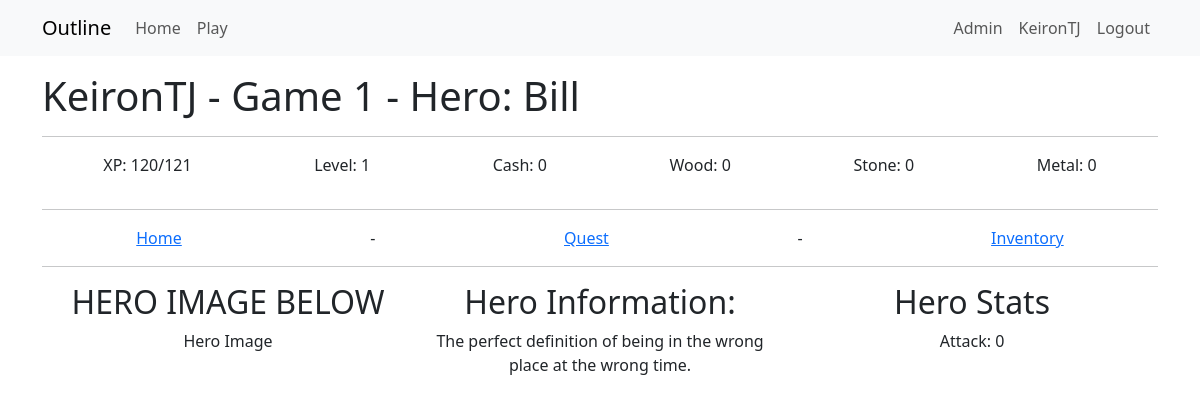
Page /hero/4 (signed in) on the earlier database version.
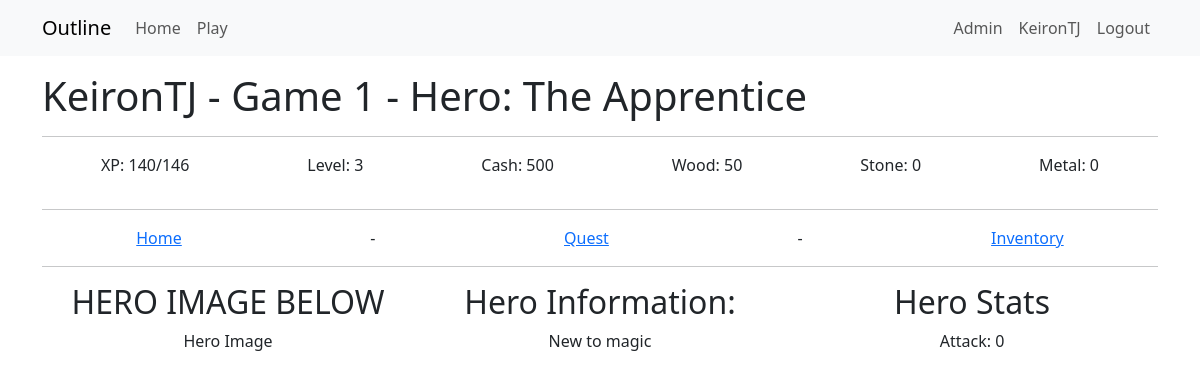
Same page on the later database version.
### app/models.py (models this page shows)
class Game(db.Model):
    __tablename__ = 'game'
    id = db.Column(db.Integer, primary_key=True)
    user_id = db.Column(db.Integer, db.ForeignKey('user.id'), nullable=False)
    game_name = db.Column(db.String(64))
    game_exists = db.Column(db.Boolean, default=True)
    entry_date = db.Column(db.DateTime, default=datetime.now(timezone.utc))
    xp = db.Column(db.Integer, default=0)
    level = db.Column(db.Integer, default=0)
    cash = db.Column(db.Integer, default=0)
    wood = db.Column(db.Integer, default=0)
    stone = db.Column(db.Integer, default=0)
    metal = db.Column(db.Integer, default=0)
    next_level_xp_required = db.Column(db.Integer, default=110)
    user = db.relationship("User", back_populates="game")
    inventories = db.relationship("InventoryUser", back_populates="game")
    quest_progress = db.relationship("QuestProgress", back_populates="game")
    building_progress = db.relationship("BuildingProgress", back_populates="game")
    resource_logs = db.relationship("ResourceLog", back_populates="game")
    hero_progress = db.relationship("HeroProgress", back_populates="game")
    hero_slots = db.relationship("HeroSlots", back_populates="game")

class Hero(db.Model):
    __tablename__ = 'heroes'
    id = db.Column(db.Integer, primary_key=True)
    hero_type_id = db.Column(db.Integer, db.ForeignKey('hero_types.id'))
    hero_name = db.Column(db.String(64))
    hero_description = db.Column(db.String(256))
    hero_link = db.Column(db.String(256))
    hero_image = db.Column(db.String(256))
    rarity_type_id = db.Column(db.Integer, db.ForeignKey('rarity_types.id'))
    health = db.Column(db.Integer, default=0)
    attack = db.Column(db.Integer, default=0)
    defense = db.Column(db.Integer, default=0)
    speed = db.Column(db.Integer, default=0)
    hero_type = db.relationship("HeroType", back_populates="hero")
    rarity = db.relationship("RarityType", back_populates="hero")
    hero_progress = db.relationship("HeroProgress", back_populates="hero")

### app/game/routes.py (the view)
@bp.route('/hero/<hero_progress_id>', methods=['GET','POST'])
@login_required
def hero(hero_progress_id):
    hero_progress = HeroProgress.query.filter_by(id=hero_progress_id).first()
    game = g.game
    return render_template("game/hero.html",
                           title=f"Hero: {hero_progress.hero.hero_name}",
                           hero_progress=hero_progress,
                           game=game)

### app/game/__init__.py (called while the page is built)
@bp.before_app_request
def before_request():
    load_game()

### app/game/context_processor.py (called while the page is built)
def load_game():
    if current_user.is_authenticated:
        game_id = current_user.activegame
        if game_id:
            g.game = Game.query.get(game_id)
        else:
            g.game = None
    else:
        g.game = None

### app/models.py (called while the page is built)
@login.user_loader
def load_user(id):
    return db.session.get(User, int(id))

    def is_admin(self):
        return 'admin' in [role.name for role in self.role]

### app/templates/game/hero.html
{% extends "game/game_base.html" %}
{% block content2 %}
<div class="container text-center">
    <div class="row align-items-start">
      <div class="col">
        <h2>HERO IMAGE BELOW</h2>
        <p> Hero Image</p>
      </div>
      <div class="col">
        <h2>Hero Information:</h2>
        <p>{{hero_progress.hero.hero_description}}</p>
      </div>
      <div class="col">
        <h2>Hero Stats</h2>
        <p>Attack: {{hero_progress.hero_attack}}</p>
      </div>
    </div>
  </div>
{% endblock content2 %}

### app/templates/game/game_base.html (shortened to what this page needs)
{% extends "base.html" %}
{% block content %}
<h1>  {{ game.user.username }} - {{ game.game_name }} - {{ title }}  </h1>
<hr>
<div style="display: flex; justify-content: space-around;">
    <p>XP: {{ game.xp }}/{{game.next_level_xp_required}}</p>
    <p>Level: {{ game.level}}</p>
    <p>Cash: {{ game.cash }}</p>
    <p>Wood: {{ game.wood }}</p>
    <p>Stone: {{ game.stone }}</p>
    <p>Metal: {{ game.metal }}</p>
</div>
<hr>
<div style="display: flex; justify-content: space-around;">
    <a href="{{ url_for('game.play', game_id=game.id) }}">Home</a> -
    {% for building in game.building_progress %}
       {% if building.building.id == 1 %}
            <a href="{{ url_for('game.building_quests', building_progress_id=building.id) }}">Quest</a> -
       {% endif %}
    {% endfor %}
    <a href="{{ url_for('game.building_inventory', game_id=game.id) }}"> Inventory </a>
</div>
<hr>
{% block content2 %}  {% endblock content2 %}
{% endblock content %}

Differences in the rows shown:
no longer on this page (row unchanged): Hero: hero.hero_description "The perfect definition of being in the wrong place at the wrong time."
changed Game "Game 1": xp "120" → "140"; next_level_xp_required "121" → "146"; level "1" → "3"; cash "0" → "500"; wood "0" → "50"
now on this page (row unchanged): Hero: hero.hero_description "New to magic"
Other differences:
{{ title }}: "Hero: Bill" → "Hero: The Apprentice"
